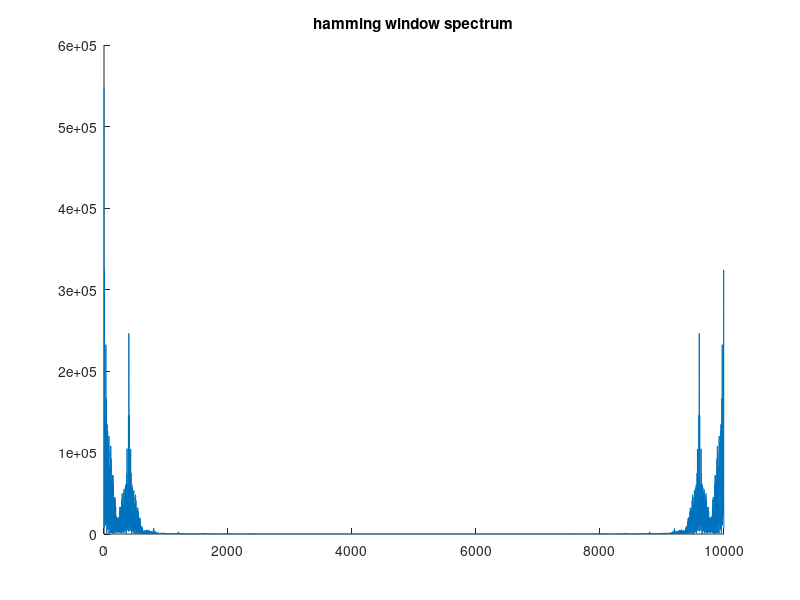
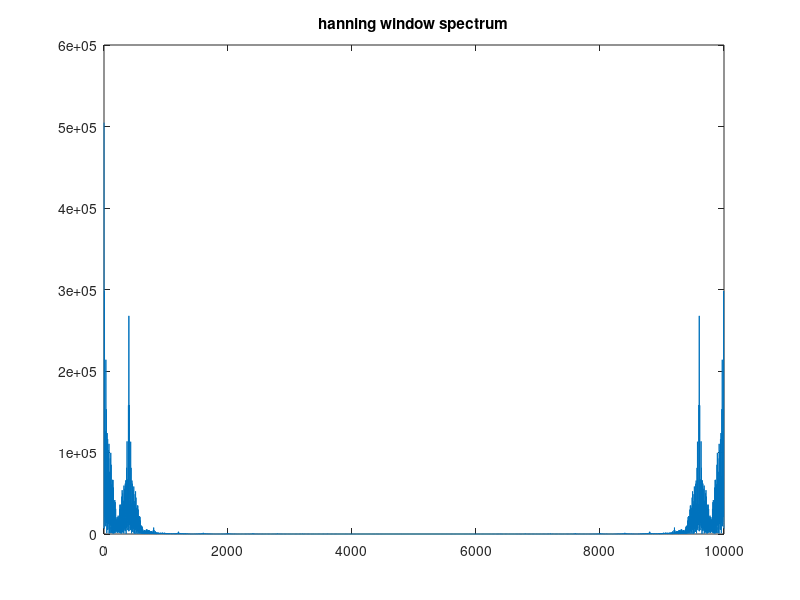
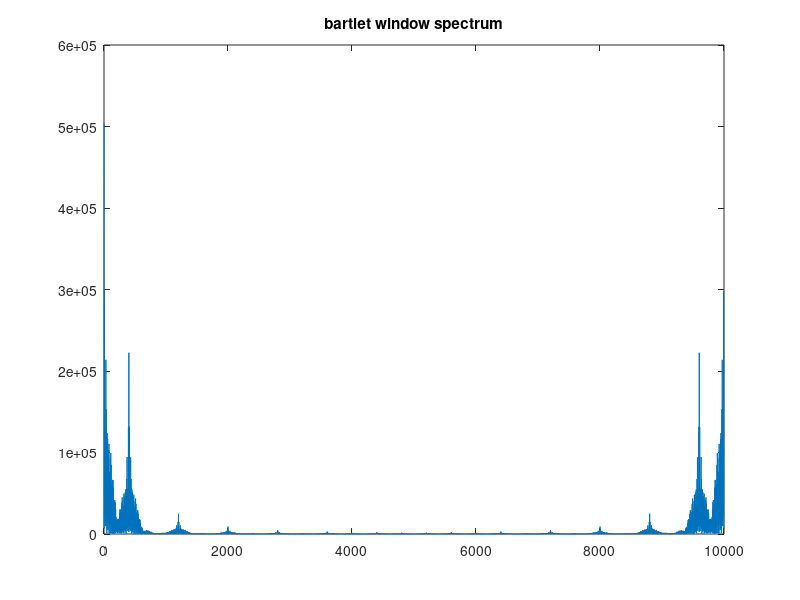

Write the MATLAB code that produced these figures, in order.
clc;
clear;
close all;
load('original_ECG.mat','-mat');
Fs=1000;
x = original;
l=length(x);
ft_x=fftshift(fft(x));
df=Fs/l;
f=-Fs/2:df:Fs/2-df;
mag=abs(ft_x);
%plot(mag);
magft=mag(30);
mag_db=20*log10(magft)

% windowing of signal
td=0.025;
fd=td*Fs;
wi_no= l/fd ;

%hamming window w(n)=0.54?0.46cos(2?n/M?1)0?n?M?1

for i=0:(fd-1)
    ham_w(1,(i+1))= 0.54-0.46*cos(2*pi*i/(fd-1));
end

%hanning window w(n)=0.54?0.46cos(2?n/M?1)0?n?M?1

for i=0:(fd-1)
    han_w(1,(i+1))= 0.5-0.5*cos(2*pi*i/(fd-1));
end 

%bartlett window w(n)= 2n/N 0<=n<=N/2 and 2-2n/N N/2<=n<=N

for i=0:(fd-1)
     bar_w(1,(i+1))= 1-abs((i-(fd-1)/2)/((fd-1)/2));
end 

for i=1:wi_no   
    wd_1(i,:)=x((i-1)*fd+1:fd*i);
    wd_hm(i,:)= ham_w(1,:).*wd_1(i,:);
    wd_hn(i,:)= han_w(1,:).*wd_1(i,:);
    wd_br(i,:)=  bar_w(1,:).*wd_1(i,:);
end


hmfin_f1= reshape(wd_hm',1,[]);
hmfin_f = fft(hmfin_f1);
hnfin_f1= reshape(wd_hn',1,[]);
hnfin_f = fft(hnfin_f1);

brfin_f1= reshape(wd_br',1,[]);
brfin_f = fft(brfin_f1);


figure(1)
hold on;
plot(abs(hmfin_f));

title('hamming window spectrum');

figure(2)
plot(abs(hnfin_f));
title('hanning window spectrum');

figure(3)
plot(abs(brfin_f));
title('bartlet window spectrum');

        
        
    
